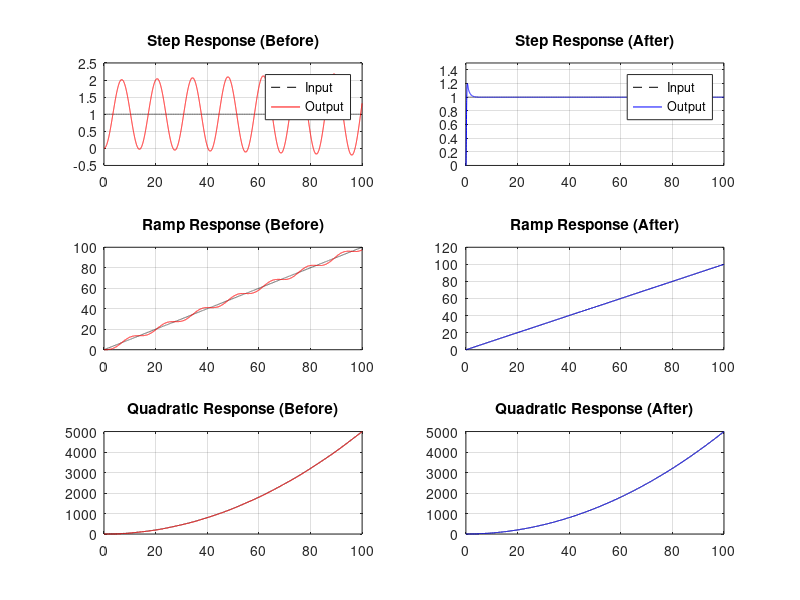
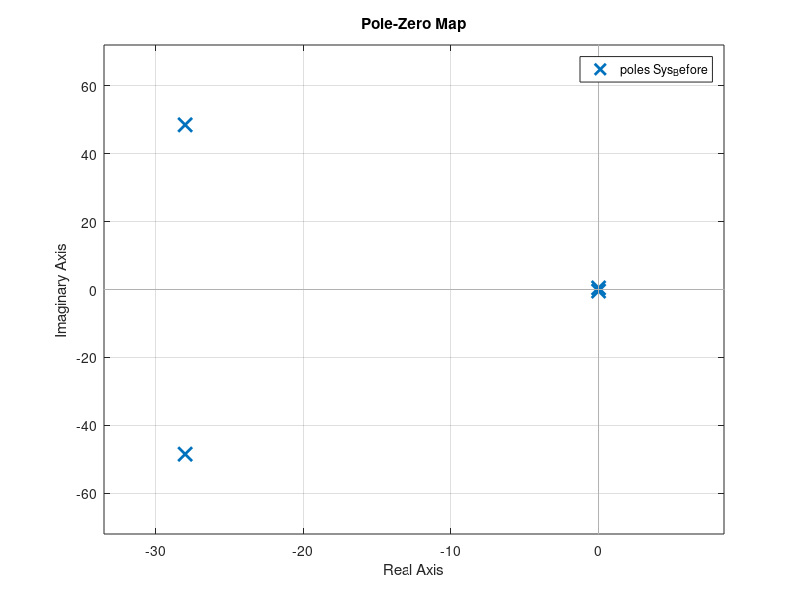
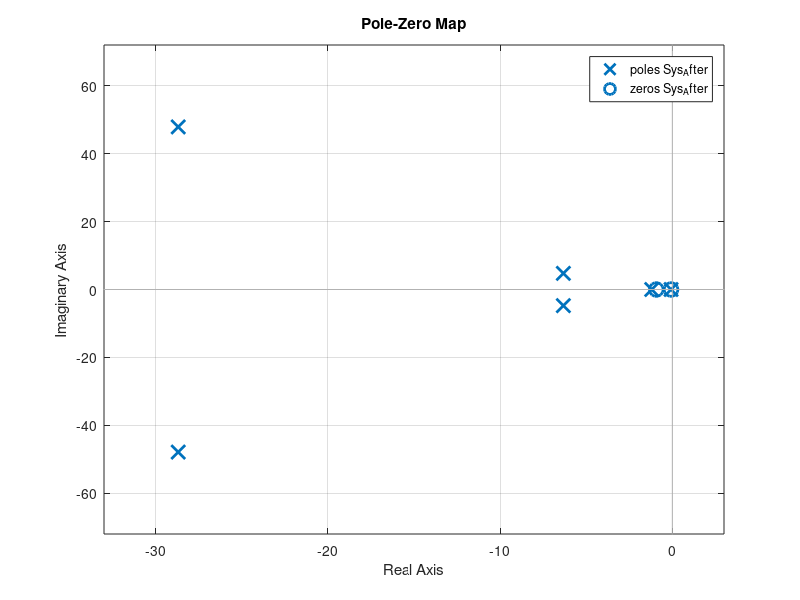

MATLAB code for these plots, in order:
%% 1. System Definition
% Plant
Gp = tf([658.5], [1 56 3136 0 0]);

% Compensator Design
Glead = tf([1 0.93], [1 15.3]); 
Glag = tf([1 0.076], [1 0.002]); 
Gc = Glag * Glead; 
kc = 380;

% Create Closed Loop Systems
% BEFORE: Feedback with just the Plant (Warning: Likely Unstable)
Sys_Before = feedback(Gp, 1); 

% AFTER: Feedback with Compensator + Gain
Gt = Gp * Gc * kc;
Sys_After = feedback(Gt, 1);

%% 2. Simulation Setup
% Time Vector
t = 0:0.01:100; % Reduced to 100s for visibility (1000s might hide details)

% Define Inputs
u_step = ones(size(t));      % Step (Position)
u_ramp = t;                  % Ramp (Velocity)
u_quad = 0.5 * t.^2;         % Quadratic (Acceleration)

%% 3. Simulation & Plotting

figure('Name', 'Comparison: Before vs After Compensation');

% --- Analysis 1: Step Input ---
subplot(3, 2, 1);
[y_step_old, ~] = lsim(Sys_Before, u_step, t);
plot(t, u_step, 'k--', t, y_step_old, 'r');
title('Step Response (Before)'); grid on; legend('Input','Output');

subplot(3, 2, 2);
[y_step_new, ~] = lsim(Sys_After, u_step, t);
plot(t, u_step, 'k--', t, y_step_new, 'b');
title('Step Response (After)'); grid on; legend('Input','Output');
ylim([0 1.5]); % Zoom in to see the stable response

% --- Analysis 2: Ramp Input ---
subplot(3, 2, 3);
[y_ramp_old, ~] = lsim(Sys_Before, u_ramp, t);
plot(t, u_ramp, 'k--', t, y_ramp_old, 'r');
title('Ramp Response (Before)'); grid on;

subplot(3, 2, 4);
[y_ramp_new, ~] = lsim(Sys_After, u_ramp, t);
plot(t, u_ramp, 'k--', t, y_ramp_new, 'b');
title('Ramp Response (After)'); grid on;

% --- Analysis 3: Quadratic Input ---
subplot(3, 2, 5);
[y_quad_old, ~] = lsim(Sys_Before, u_quad, t);
plot(t, u_quad, 'k--', t, y_quad_old, 'r');
title('Quadratic Response (Before)'); grid on;

subplot(3, 2, 6);
[y_quad_new, ~] = lsim(Sys_After, u_quad, t);
plot(t, u_quad, 'k--', t, y_quad_new, 'b');
title('Quadratic Response (After)'); grid on;

%% 4. Error Calculation and Printing

fprintf('========================================\n');
fprintf('       STEADY STATE ERROR ANALYSIS      \n');
fprintf('========================================\n');

% --- STEP ERRORS ---
err_step_old = abs(u_step(end) - y_step_old(end));
err_step_new = abs(u_step(end) - y_step_new(end));
fprintf('STEP INPUT (Position):\n');
fprintf('  Before: %.5f (System is likely Unstable)\n', err_step_old);
fprintf('  After:  %.5f\n', err_step_new);
fprintf('----------------------------------------\n');

% --- RAMP ERRORS ---
err_ramp_old = abs(u_ramp(end) - y_ramp_old(end));
err_ramp_new = abs(u_ramp(end) - y_ramp_new(end));
fprintf('RAMP INPUT (Velocity):\n');
fprintf('  Before: %.5f\n', err_ramp_old);
fprintf('  After:  %.5f\n', err_ramp_new);
fprintf('----------------------------------------\n');

% --- QUADRATIC ERRORS ---
err_quad_old = abs(u_quad(end) - y_quad_old(end));
err_quad_new = abs(u_quad(end) - y_quad_new(end));
fprintf('QUADRATIC INPUT (Acceleration):\n');
fprintf('  Before: %.5f\n', err_quad_old);
fprintf('  After:  %.5f\n', err_quad_new);
fprintf('========================================\n');

figure(2) ; 
pzmap(Sys_Before);
figure(3) ; 
pzmap(Sys_After)
